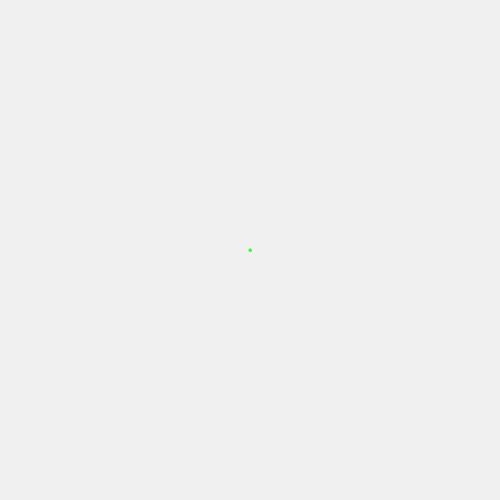
Frame 1 (no input)
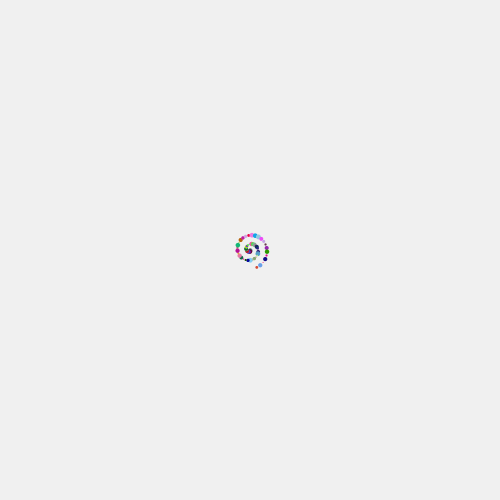
Frame 60 (the mouse pressed at the canvas centre just before this capture)
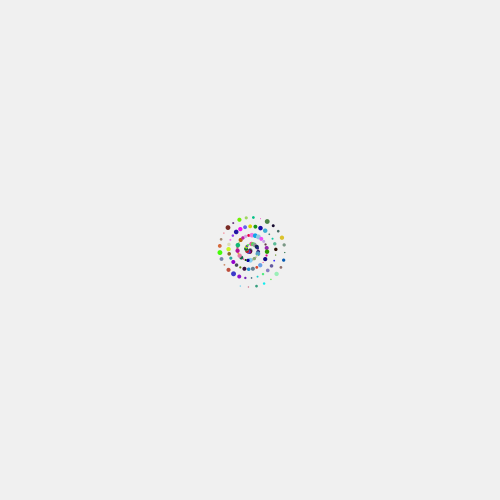
Frame 120 (the mouse held since frame 60 and released just before this capture)

The Processing sketch that drew these frames (run headless with seeded random() and noise(); from frame 60 on, the mouse is pressed at the canvas centre):

// Processing sketch: processing_175816
// ── processing_175816.pde

float r = 0, diam;
 
void setup() 
{
  size(500, 500);
  background(240);
  frameRate(300);
  noStroke();
}
 
 
void draw() 
{
  translate(width/2, height/2);
  rotate(r);
  r += .22;
  diam = random(1, 5); 
  
  fill(random(255), random(255), random(255));
  ellipse( 0+r, 0+r, 0+diam, 0+diam); 
  
 
  
}


 
